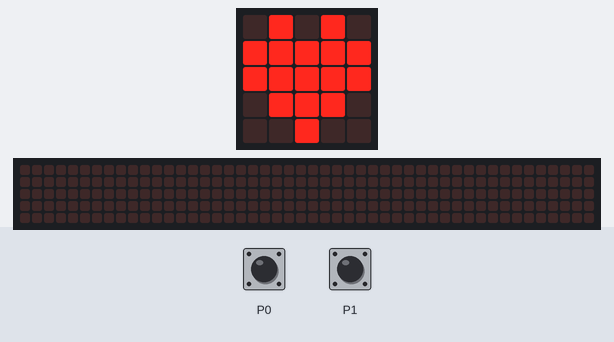
Recording of a program running on a simulated BBC micro:bit (MakeCode). On the bench: the board's 5×5 LED display, a strip that is not on the board, showing the scrolling text unrolled. Inputs (shaded band) come from the test bench. Random numbers come from a fixed seed; the 48×5 strip is a reading aid, not a part: it shows the text the display is scrolling, unrolled, one strip-width of it at a time.

Above: at 1.2 s.
1.3 s: touch pin P0 pressed for 0.15 s
At 1.87 s:
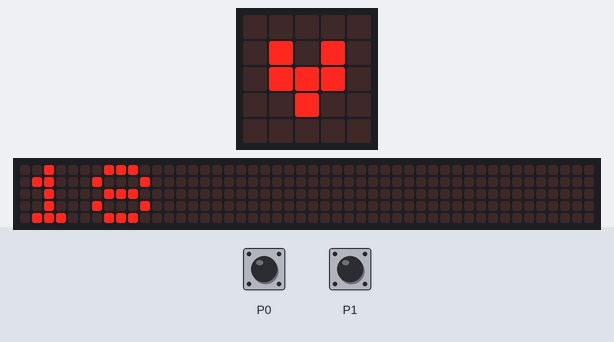
2.0 s: touch pin P1 pressed for 0.15 s
2.7 s: touch pin P0 pressed for 0.15 s
At 6.97 s:
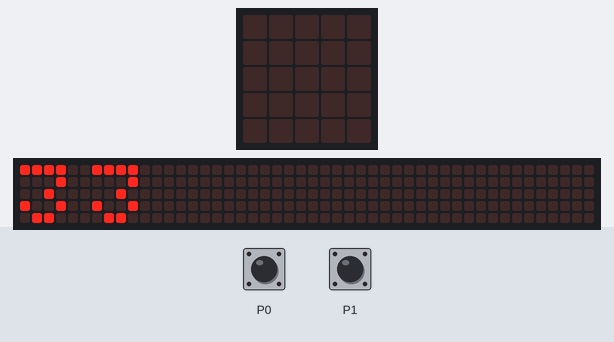
9.1 s: touch pin P0 pressed for 0.15 s
9.8 s: touch pin P1 pressed for 0.15 s
At 16.87 s:
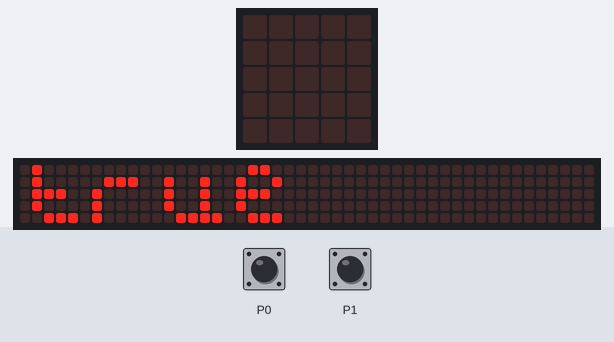

Measured:
- what the display in image 2 shows lasts 0.4 s, from 6.8 s to 7.2 s

The program:

main.ts
```typescript
input.onPinPressed(TouchPin.P0, function () {
    basic.showString("" + (randint(1, 100)))
})
input.onPinPressed(TouchPin.P1, function () {
    basic.showString("" + (Math.randomBoolean()))
})
basic.forever(function () {
    basic.pause(500)
    basic.showLeds(`
        . # . # .
        # # # # #
        # # # # #
        . # # # .
        . . # . .
        `)
    basic.pause(500)
    basic.showLeds(`
        . . . . .
        . # . # .
        . # # # .
        . . # . .
        . . . . .
        `)
})
basic.forever(function () {

})
```

test.ts
```typescript
// aquí va el archivo "tests"; esto no se compilará cuando este paquete se utilice como una extensión.
```
